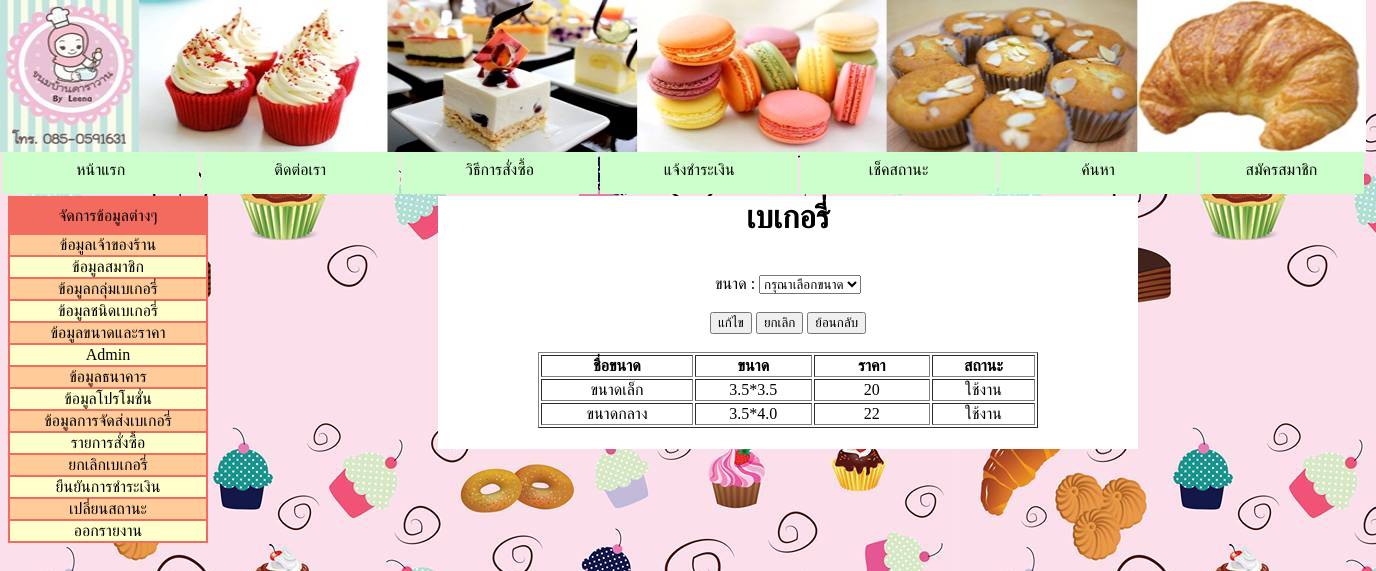
Screenshot of /basic/bk_bakery/form_editbk.php with the database file from the repository.
### tables this page shows
CREATE TABLE `size_price` (
  `id_sp` int(5) NOT NULL AUTO_INCREMENT,
  `name_sp` varchar(20) NOT NULL,
  `size_sp` varchar(20) NOT NULL,
  `price_sp` double NOT NULL,
  `status_sp` char(1) NOT NULL,
  PRIMARY KEY (`id_sp`)
);

### basic/bk_bakery/form_editbk.php (the view, shortened to what this page needs)
<html>
    <head>
        <link rel="stylesheet" href="bk_form.css">
    </head>
    <body>
        <img class="logo-head" src="../image/logo.jpg"></div>
    <form action="bk_edit.php" method="post">
        <table class="menu-head">
            <tr align="center" valign="middle" bgcolor="#CCFFCC">
                <td width="120" align="center">หน้าแรก</td>
                <td width="120" align="center">ติดต่อเรา</td>
                <td width="120" height="20" align="center">วิธีการสั่งซื้อ</td>
                <td width="120" align="center">แจ้งชำระเงิน</td>
                <td width="120" align="center">เช็คสถานะ</td>
                <td width="120" align="center">ค้นหา</td>
                <td width="100">สมัครสมาชิก</td>
            </tr>
        </table>
        <tr>
            <td width="200">
                <table width="200" border="0" align="left" bgcolor="#F26B5E">
                    <tr align="center" bgcolor="#F26B5E">
                    <div class="menuleft">
                        <td height="35" >จัดการข้อมูลต่างๆ</td>
                        </tr>
                        <tr align="center" bgcolor="#FFFFCC">
                            <td bgcolor="#FFCC99"><a><span onclick="window.location = '../bk_owner/owner_form.php';" >ข้อมูลเจ้าของร้าน</span></a></td>
                        </tr>
                        <tr align="center" bgcolor="#FFFFCC">
                            <td><a><span onclick="window.location = '../bk_owner/owner_form.php';" >ข้อมูลสมาชิก</span></a></td>
                        </tr>
                        <tr align="center" bgcolor="#FFCC99">
                            <td bgcolor="#FFCC99"><a><span onclick="window.location = '../bk_group/group_form.php';" >ข้อมูลกลุ่มเบเกอรี่</span></a></td>
                        </tr>
                        <tr align="center" bgcolor="#FFFFCC">
                            <td><a><span onclick="window.location = '../bk_type/type_form.php';" >ข้อมูลชนิดเบเกอรี่</span></a></td>
                        </tr>
                        <tr align="center" bgcolor="#FFCC99">
                            <td><a><span onclick="window.location = '../bk_sp/sp_form.php';" >ข้อมูลขนาดและราคา</span></a></td>
                        </tr>
                        <tr align="center" bgcolor="#FFFFCC">
                            <td><a><span onclick="window.location = '../bk_owner/owner_form.php';" >Admin</span></a></td>
                        </tr>
                        <tr align="center" bgcolor="#FFCC99">
                            <td><a><span onclick="window.location = '../bk_owner/owner_form.php';" >ข้อมูลธนาคาร</span></a></td>
                        </tr>
                        <tr align="center" bgcolor="#FFFFCC">
                            <td><a><span onclick="window.location = '../bk_owner/owner_form.php';" >ข้อมูลโปรโมชั่น</span></a></td>
                        </tr>
                        <tr align="center" bgcolor="#FFCC99">
                            <td><a><span onclick="window.location = '../bk_owner/owner_form.php';" >ข้อมูลการจัดส่งเบเกอรี่</span></a></td>
                        </tr>
                        <tr align="center" bgcolor="#FFFFCC">
                            <td><a><span onclick="window.location = '../bk_owner/owner_form.php';" >รายการสั่งซื้อ</span></a></td>
                        </tr>
                        <tr align="center" bgcolor="#FFCC99">
                            <td><a><span onclick="window.location = '../bk_owner/owner_form.php';" >ยกเลิกเบเกอรี่</span></a></td>
                        </tr>
                        <tr align="center" bgcolor="#FFFFCC">
                            <td><a><span onclick="window.location = '../bk_owner/owner_form.php';" >ยืนยันการชำระเงิน</span></a></td>
                        </tr>
                        <tr align="center" bgcolor="#FFCC99">
                            <td><a><span onclick="window.location = '../bk_owner/owner_form.php';" >เปลี่ยนสถานะ</span></a></td>
                        </tr>
                        <tr align="center" bgcolor="#FFFFCC">
                            <td><a><span onclick="window.location = '../bk_owner/owner_form.php';" >ออกรายงาน</span></a></td>
                        </tr></div>
                </table>
                <table width="700" bgcolor="#FFFFFF" align="center" >
                    <tr>
                        <td width="300" align="center">
                            <h1>เบเกอรี่</h1>
                            <br>
                            ขนาด :
                            <select name="size_price">
                                <option value='0'>กรุณาเลือกขนาด</option>
                            </select>
                    <br>
                    <br>
                    <input type="submit" id="bt1" class="btn-submit" name="submit"  value="แก้ไข" onClick="alert('ยืนยันการแก้ไข')">
                    <input type="reset" id="bt2" class="btn-submit" name="submit" value="ยกเลิก">
                    <input type="button" id="bt3" class="btn-submit" name="submit" value="ย้อนกลับ" onclick="window.location = '../bk_bakery/bk_form.php';">
                    <br><br>
                    <table width="500" border="1" align="center">
                        <tr>
                            <th width="120"><div align="center">ชื่อขนาด</th>
                            <th width="91"><div align="center">ขนาด</th>
                            <th width="91"><div align="center">ราคา</th>
                            <th width="80"><div align="center">สถานะ</th>
                        </tr>
                        <?php
                        include("../condb/conndb.php");
                        $sql9 = "select * from  size_price  where id_sp = id_sp AND status_sp=1";
                        $query = mysqli_query($conn,
                                $sql9) or die($sql9);
                        while ($typeResult = mysqli_fetch_array($query)) {
                            echo "<tr>";
                            echo "<td div align='center'>" . $typeResult['name_sp'] . "</td>";
                            echo "<td div align='center'>" . $typeResult['size_sp'] . "</td>";
                            echo "<td div align='center'>" . $typeResult['price_sp'] . "</td>";
                            $status = $typeResult['status_sp'];
                            if ($status == "1") {
                                $status = "ใช้งาน";
                            } else {
                                $status = "ไม่ใช้งาน";
                            }
                            echo "<td div align='center'>" . $status . "</td>";
                        }
                        ?>
                        </td>
                        </tr>
                    </table><br>
                    </form>
                    </body>
                    </html>

### basic/bk_bakery/bk_form.css (style rules this page uses)
.logo-head { position: static; margin-top: -8px; margin-left: -8px; height: 152px; width: 1366px; }
.menu-head { position: static; margin-top: -8px; margin-left: -8px; height: 52px; width: 1366px; }
body { background-image: url('../image/bg.jpg'); }

### rows the page displays
size_price: name_sp "ขนาดเล็ก", size_sp "3.5*3.5", price_sp "20", status_sp "ใช้งาน"
size_price: name_sp "ขนาดกลาง", size_sp "3.5*4.0", price_sp "22", status_sp "ใช้งาน"
